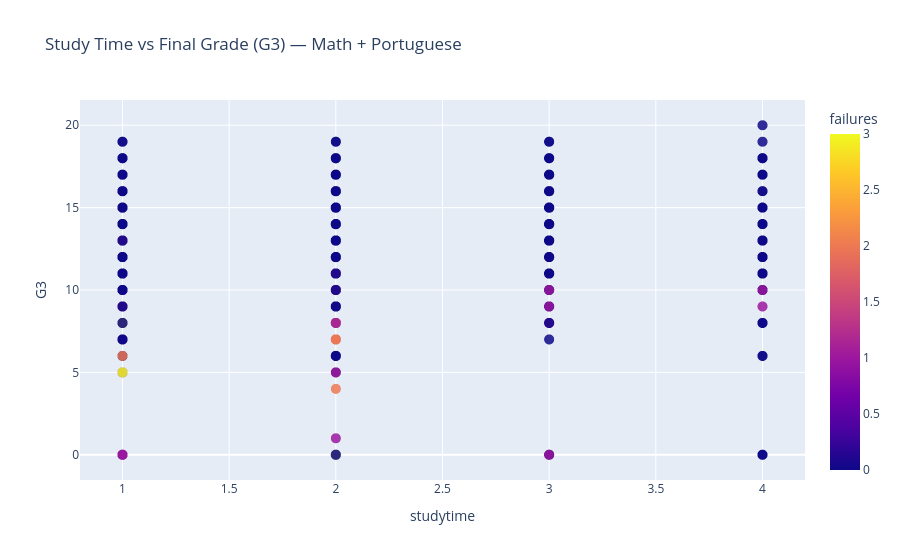

The notebook cell this image was saved under:
### Code cell
# Study time vs Final Grade (G3)
# Colored by failures
# Bubble size = absences
import pandas as pd
import plotly.express as px

# Load both datasets
mat = pd.read_csv("student-mat.csv", sep=";")
por = pd.read_csv("student-por.csv", sep=";")

# Add a subject label so we know which dataset each row came from
mat["subject"] = "math"
por["subject"] = "portuguese"

# Combine them into one DataFrame
df = pd.concat([mat, por], ignore_index=True)

# Scatter plot
fig = px.scatter(
    df,
    x="studytime",
    y="G3",
    color="failures",
    size="absences",
    hover_name="subject",  # shows which dataset in hover + helps debugging
    hover_data=["subject", "G1", "G2", "age", "goout"],
    title="Study Time vs Final Grade (G3) — Math + Portuguese"
)

fig.update_traces(marker={'size': 10, "opacity": 0.85})
fig.show()

### Figure 1 — Plotly figure (JSON) as saved in the notebook; plotly's stock layout.template omitted (floating-point values rounded to 4 significant figures; data arrays with more than 128 entries replaced by an {"elided": "..."} marker saying what was removed)
{"data": [{"customdata": {"elided": "1044x5 mixed values"}, "hovertemplate": "<b>%{hovertext}</b><br><br>studytime=%{x}<br>G3=%{y}<br>absences=%{marker.size}<br>subject=%{customdata[0]}<br>G1=%{customdata[1]}<br>G2=%{customdata[2]}<br>age=%{customdata[3]}<br>goout=%{customdata[4]}<br>failures=%{marker.color}<extra></extra>", "hovertext": {"elided": "1044 str values"}, "legendgroup": "", "marker": {"color": {"elided": "1044 int values"}, "coloraxis": "coloraxis", "opacity": 0.85, "size": 10, "sizemode": "area", "sizeref": 0.1875, "symbol": "circle"}, "mode": "markers", "name": "", "showlegend": false, "type": "scattergl", "x": {"elided": "1044 int values"}, "xaxis": "x", "y": {"elided": "1044 int values"}, "yaxis": "y"}], "layout": {"coloraxis": {"colorbar": {"title": {"text": "failures"}}, "colorscale": [[0, "#0d0887"], [0.1111, "#46039f"], [0.2222, "#7201a8"], [0.3333, "#9c179e"], [0.4444, "#bd3786"], [0.5556, "#d8576b"], [0.6667, "#ed7953"], [0.7778, "#fb9f3a"], [0.8889, "#fdca26"], [1, "#f0f921"]]}, "legend": {"itemsizing": "constant", "tracegroupgap": 0}, "title": {"text": "Study Time vs Final Grade (G3) — Math + Portuguese"}, "xaxis": {"anchor": "y", "domain": [0, 1], "title": {"text": "studytime"}}, "yaxis": {"anchor": "x", "domain": [0, 1], "title": {"text": "G3"}}}}
